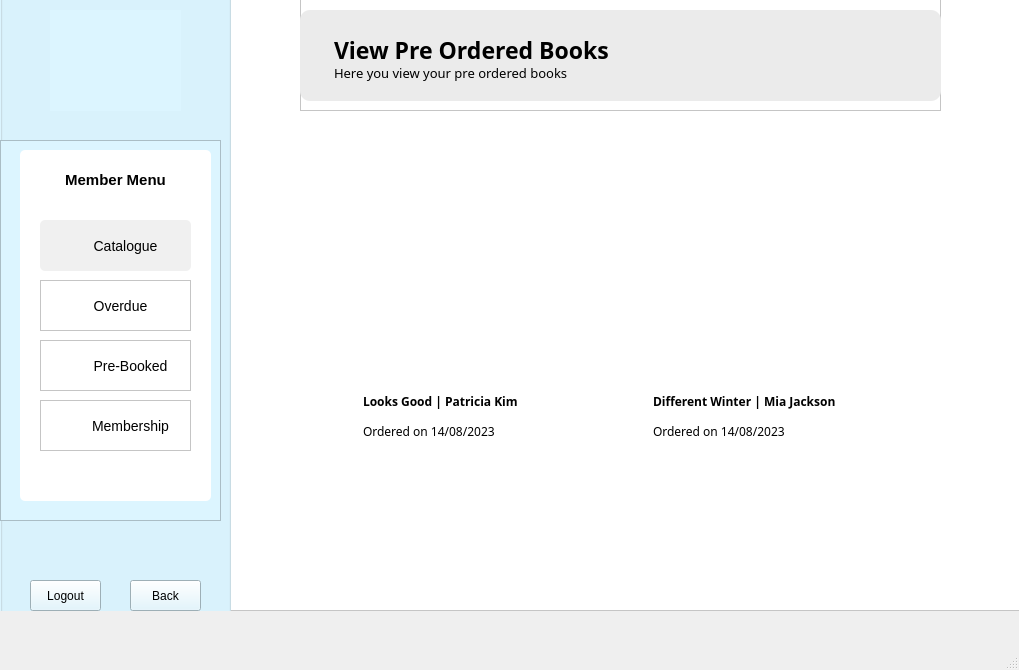
<?xml version="1.0" encoding="UTF-8"?>
<ui version="4.0">
 <class>MemberPreOrdered</class>
 <widget class="QMainWindow" name="MemberPreOrdered">
  <property name="geometry">
   <rect>
    <x>0</x>
    <y>0</y>
    <width>1019</width>
    <height>670</height>
   </rect>
  </property>
  <property name="windowTitle">
   <string>MainWindow</string>
  </property>
  <widget class="QWidget" name="centralwidget">
   <widget class="QFrame" name="frame">
    <property name="geometry">
     <rect>
      <x>0</x>
      <y>-30</y>
      <width>1021</width>
      <height>641</height>
     </rect>
    </property>
    <property name="styleSheet">
     <string notr="true">background: white;</string>
    </property>
    <property name="frameShape">
     <enum>QFrame::StyledPanel</enum>
    </property>
    <property name="frameShadow">
     <enum>QFrame::Raised</enum>
    </property>
    <widget class="QGroupBox" name="menuPanel">
     <property name="geometry">
      <rect>
       <x>0</x>
       <y>0</y>
       <width>231</width>
       <height>671</height>
      </rect>
     </property>
     <property name="styleSheet">
      <string notr="true">background: rgb(220, 245, 255);</string>
     </property>
     <property name="title">
      <string/>
     </property>
     <widget class="QLabel" name="logo">
      <property name="geometry">
       <rect>
        <x>50</x>
        <y>40</y>
        <width>131</width>
        <height>101</height>
       </rect>
      </property>
      <property name="text">
       <string/>
      </property>
      <property name="pixmap">
       <pixmap resource="Resources.qrc">:/images/logo.png</pixmap>
      </property>
      <property name="scaledContents">
       <bool>true</bool>
      </property>
     </widget>
     <widget class="QFrame" name="menu">
      <property name="geometry">
       <rect>
        <x>0</x>
        <y>170</y>
        <width>221</width>
        <height>381</height>
       </rect>
      </property>
      <property name="frameShape">
       <enum>QFrame::StyledPanel</enum>
      </property>
      <property name="frameShadow">
       <enum>QFrame::Raised</enum>
      </property>
      <widget class="QListWidget" name="listWidget_2">
       <property name="geometry">
        <rect>
         <x>20</x>
         <y>10</y>
         <width>191</width>
         <height>351</height>
        </rect>
       </property>
       <property name="styleSheet">
        <string notr="true">background: white;
border-radius: 5px;</string>
       </property>
       <property name="frameShadow">
        <enum>QFrame::Raised</enum>
       </property>
      </widget>
      <widget class="QFrame" name="catalogue_1">
       <property name="geometry">
        <rect>
         <x>40</x>
         <y>80</y>
         <width>151</width>
         <height>51</height>
        </rect>
       </property>
       <property name="styleSheet">
        <string notr="true">background: rgb(240, 240, 240);
border-radius: 5px;</string>
       </property>
       <property name="frameShape">
        <enum>QFrame::StyledPanel</enum>
       </property>
       <property name="frameShadow">
        <enum>QFrame::Raised</enum>
       </property>
       <widget class="QLabel" name="label_5">
        <property name="geometry">
         <rect>
          <x>10</x>
          <y>10</y>
          <width>31</width>
          <height>31</height>
         </rect>
        </property>
        <property name="text">
         <string/>
        </property>
        <property name="pixmap">
         <pixmap resource="Resources.qrc">:/images/Icons/books.png</pixmap>
        </property>
        <property name="scaledContents">
         <bool>true</bool>
        </property>
       </widget>
       <widget class="QPushButton" name="catalogue">
        <property name="geometry">
         <rect>
          <x>50</x>
          <y>10</y>
          <width>71</width>
          <height>31</height>
         </rect>
        </property>
        <property name="styleSheet">
         <string notr="true">QPushButton {
background: transparent;
font-size: 14px;
border: none;
}

QPushButton:hover {
	color: rgb(124, 204, 241);
}</string>
        </property>
        <property name="text">
         <string>Catalogue</string>
        </property>
        <property name="autoDefault">
         <bool>false</bool>
        </property>
       </widget>
      </widget>
      <widget class="QFrame" name="manageBooks_1">
       <property name="geometry">
        <rect>
         <x>40</x>
         <y>140</y>
         <width>151</width>
         <height>51</height>
        </rect>
       </property>
       <property name="styleSheet">
        <string notr="true">background: white;</string>
       </property>
       <property name="frameShape">
        <enum>QFrame::StyledPanel</enum>
       </property>
       <property name="frameShadow">
        <enum>QFrame::Raised</enum>
       </property>
       <widget class="QLabel" name="label_6">
        <property name="geometry">
         <rect>
          <x>10</x>
          <y>10</y>
          <width>31</width>
          <height>31</height>
         </rect>
        </property>
        <property name="text">
         <string/>
        </property>
        <property name="pixmap">
         <pixmap resource="Resources.qrc">:/images/Icons/overdue.png</pixmap>
        </property>
        <property name="scaledContents">
         <bool>true</bool>
        </property>
       </widget>
       <widget class="QPushButton" name="manageBooks">
        <property name="geometry">
         <rect>
          <x>50</x>
          <y>10</y>
          <width>61</width>
          <height>31</height>
         </rect>
        </property>
        <property name="styleSheet">
         <string notr="true">QPushButton {
background: transparent;
font-size: 14px;
border: none;
}

QPushButton:hover {
	color: rgb(124, 204, 241);
}</string>
        </property>
        <property name="text">
         <string>Overdue</string>
        </property>
       </widget>
      </widget>
      <widget class="QFrame" name="status_1">
       <property name="geometry">
        <rect>
         <x>40</x>
         <y>200</y>
         <width>151</width>
         <height>51</height>
        </rect>
       </property>
       <property name="styleSheet">
        <string notr="true">background: white;</string>
       </property>
       <property name="frameShape">
        <enum>QFrame::StyledPanel</enum>
       </property>
       <property name="frameShadow">
        <enum>QFrame::Raised</enum>
       </property>
       <widget class="QLabel" name="label_7">
        <property name="geometry">
         <rect>
          <x>10</x>
          <y>10</y>
          <width>31</width>
          <height>31</height>
         </rect>
        </property>
        <property name="text">
         <string/>
        </property>
        <property name="pixmap">
         <pixmap resource="Resources.qrc">:/images/Icons/book.png</pixmap>
        </property>
        <property name="scaledContents">
         <bool>true</bool>
        </property>
       </widget>
       <widget class="QPushButton" name="status">
        <property name="geometry">
         <rect>
          <x>50</x>
          <y>10</y>
          <width>81</width>
          <height>31</height>
         </rect>
        </property>
        <property name="styleSheet">
         <string notr="true">QPushButton {
background: transparent;
font-size: 14px;
border: none;
}

QPushButton:hover {
	color: rgb(124, 204, 241);
}</string>
        </property>
        <property name="text">
         <string>Pre-Booked</string>
        </property>
       </widget>
      </widget>
      <widget class="QFrame" name="membership_1">
       <property name="geometry">
        <rect>
         <x>40</x>
         <y>260</y>
         <width>151</width>
         <height>51</height>
        </rect>
       </property>
       <property name="styleSheet">
        <string notr="true">background: white;</string>
       </property>
       <property name="frameShape">
        <enum>QFrame::StyledPanel</enum>
       </property>
       <property name="frameShadow">
        <enum>QFrame::Raised</enum>
       </property>
       <widget class="QLabel" name="label_8">
        <property name="geometry">
         <rect>
          <x>10</x>
          <y>10</y>
          <width>31</width>
          <height>31</height>
         </rect>
        </property>
        <property name="text">
         <string/>
        </property>
        <property name="pixmap">
         <pixmap resource="Resources.qrc">:/images/Icons/user.png</pixmap>
        </property>
        <property name="scaledContents">
         <bool>true</bool>
        </property>
       </widget>
       <widget class="QPushButton" name="membership">
        <property name="geometry">
         <rect>
          <x>50</x>
          <y>10</y>
          <width>81</width>
          <height>31</height>
         </rect>
        </property>
        <property name="styleSheet">
         <string notr="true">QPushButton {
background: transparent;
font-size: 14px;
border: none;
}

QPushButton:hover {
	color: rgb(124, 204, 241);
}</string>
        </property>
        <property name="text">
         <string>Membership</string>
        </property>
       </widget>
      </widget>
      <widget class="QLabel" name="label">
       <property name="geometry">
        <rect>
         <x>20</x>
         <y>30</y>
         <width>191</width>
         <height>20</height>
        </rect>
       </property>
       <property name="layoutDirection">
        <enum>Qt::LeftToRight</enum>
       </property>
       <property name="styleSheet">
        <string notr="true">font-weight: bold;
background: white;
font-size: 15px;
</string>
       </property>
       <property name="text">
        <string>Member Menu</string>
       </property>
       <property name="alignment">
        <set>Qt::AlignCenter</set>
       </property>
      </widget>
     </widget>
     <widget class="QPushButton" name="back">
      <property name="geometry">
       <rect>
        <x>130</x>
        <y>610</y>
        <width>71</width>
        <height>31</height>
       </rect>
      </property>
      <property name="styleSheet">
       <string notr="true">/*QPushButton {
background: white;
}*/

QPushButton:hover {
	color: rgb(106, 146, 255);
}</string>
      </property>
      <property name="text">
       <string>Back</string>
      </property>
      <property name="icon">
       <iconset theme="go-previous">
        <normaloff>.</normaloff>.</iconset>
      </property>
     </widget>
     <widget class="QPushButton" name="logout">
      <property name="geometry">
       <rect>
        <x>30</x>
        <y>610</y>
        <width>71</width>
        <height>31</height>
       </rect>
      </property>
      <property name="styleSheet">
       <string notr="true">QPushButton:hover {
	color: rgb(106, 146, 255);
}</string>
      </property>
      <property name="text">
       <string>Logout</string>
      </property>
     </widget>
    </widget>
    <widget class="QFrame" name="heading">
     <property name="geometry">
      <rect>
       <x>300</x>
       <y>20</y>
       <width>641</width>
       <height>121</height>
      </rect>
     </property>
     <property name="frameShape">
      <enum>QFrame::StyledPanel</enum>
     </property>
     <property name="frameShadow">
      <enum>QFrame::Raised</enum>
     </property>
     <widget class="QPlainTextEdit" name="plainTextEdit_2">
      <property name="geometry">
       <rect>
        <x>0</x>
        <y>20</y>
        <width>641</width>
        <height>91</height>
       </rect>
      </property>
      <property name="styleSheet">
       <string notr="true">background: rgb(235, 235, 235);
border-radius: 10px;</string>
      </property>
      <property name="frameShadow">
       <enum>QFrame::Raised</enum>
      </property>
      <property name="plainText">
       <string/>
      </property>
     </widget>
     <widget class="QPlainTextEdit" name="plainTextEdit_3">
      <property name="geometry">
       <rect>
        <x>30</x>
        <y>40</y>
        <width>411</width>
        <height>41</height>
       </rect>
      </property>
      <property name="styleSheet">
       <string notr="true">font-family: Baloo 2;
font-weight: bold;
font-size: 23px;
background: transparent;</string>
      </property>
      <property name="frameShape">
       <enum>QFrame::NoFrame</enum>
      </property>
      <property name="plainText">
       <string>View Pre Ordered Books</string>
      </property>
     </widget>
     <widget class="QPlainTextEdit" name="plainTextEdit_4">
      <property name="geometry">
       <rect>
        <x>30</x>
        <y>70</y>
        <width>411</width>
        <height>31</height>
       </rect>
      </property>
      <property name="styleSheet">
       <string notr="true">background: transparent;
font-family: Baloo 2;
font-size: 13px;</string>
      </property>
      <property name="frameShape">
       <enum>QFrame::NoFrame</enum>
      </property>
      <property name="plainText">
       <string>Here you view your pre ordered books</string>
      </property>
     </widget>
    </widget>
    <widget class="QScrollArea" name="scrollArea">
     <property name="geometry">
      <rect>
       <x>290</x>
       <y>170</y>
       <width>651</width>
       <height>431</height>
      </rect>
     </property>
     <property name="styleSheet">
      <string notr="true">/* VERTICAL SCROLL*/

QScrollBar::handle:vertical {
border: none;
border-radius: 5px;
background: rgb(215, 242, 255);
margin: 15px 0 15px 0;
width: 14px;
}

/* SCROLL BUTTON - TOP*/

QScrollBar::sub-line:vertical {
border:none;
background: rgb(215, 242, 255);
height: 15px;
border-top-left-radius: 7px;
border-top-right-radius: 7px;
subcontrol-position: top;
subcontrol-origin: margin; 
}


/* SCROLL BUTTON - BOTTOM*/

QScrollBar::add-line:vertical {
border:none;
background: rgb(215, 242, 255);
height: 15px;
border-bottom-left-radius: 7px;
border-bottom-right-radius: 7px;
subcontrol-position: bottom;
subcontrol-origin: margin; 
}

</string>
     </property>
     <property name="frameShape">
      <enum>QFrame::NoFrame</enum>
     </property>
     <property name="widgetResizable">
      <bool>true</bool>
     </property>
     <widget class="QWidget" name="scrollAreaWidgetContents">
      <property name="geometry">
       <rect>
        <x>0</x>
        <y>0</y>
        <width>651</width>
        <height>431</height>
       </rect>
      </property>
      <property name="styleSheet">
       <string notr="true">border-style: none;</string>
      </property>
      <layout class="QVBoxLayout" name="verticalLayout_3">
       <item>
        <widget class="QFrame" name="frame_73">
         <property name="frameShape">
          <enum>QFrame::StyledPanel</enum>
         </property>
         <property name="frameShadow">
          <enum>QFrame::Raised</enum>
         </property>
         <widget class="QFrame" name="frame_74">
          <property name="geometry">
           <rect>
            <x>60</x>
            <y>240</y>
            <width>191</width>
            <height>51</height>
           </rect>
          </property>
          <property name="frameShape">
           <enum>QFrame::StyledPanel</enum>
          </property>
          <property name="frameShadow">
           <enum>QFrame::Raised</enum>
          </property>
          <widget class="QPlainTextEdit" name="plainTextEdit_80">
           <property name="geometry">
            <rect>
             <x>0</x>
             <y>30</y>
             <width>191</width>
             <height>21</height>
            </rect>
           </property>
           <property name="styleSheet">
            <string notr="true">font-family: Baloo 2;
background: white;</string>
           </property>
           <property name="frameShape">
            <enum>QFrame::NoFrame</enum>
           </property>
           <property name="verticalScrollBarPolicy">
            <enum>Qt::ScrollBarAlwaysOff</enum>
           </property>
           <property name="plainText">
            <string>Ordered on 14/08/2023</string>
           </property>
          </widget>
          <widget class="QPlainTextEdit" name="plainTextEdit_79">
           <property name="geometry">
            <rect>
             <x>0</x>
             <y>0</y>
             <width>191</width>
             <height>21</height>
            </rect>
           </property>
           <property name="styleSheet">
            <string notr="true">font-weight: bold;
font-family: Baloo 2;
background: white;</string>
           </property>
           <property name="frameShape">
            <enum>QFrame::NoFrame</enum>
           </property>
           <property name="verticalScrollBarPolicy">
            <enum>Qt::ScrollBarAlwaysOff</enum>
           </property>
           <property name="tabChangesFocus">
            <bool>false</bool>
           </property>
           <property name="lineWrapMode">
            <enum>QPlainTextEdit::WidgetWidth</enum>
           </property>
           <property name="plainText">
            <string>Looks Good | Patricia Kim</string>
           </property>
           <property name="textInteractionFlags">
            <set>Qt::TextSelectableByKeyboard|Qt::TextSelectableByMouse</set>
           </property>
          </widget>
         </widget>
         <widget class="QLabel" name="label_43">
          <property name="geometry">
           <rect>
            <x>370</x>
            <y>20</y>
            <width>181</width>
            <height>211</height>
           </rect>
          </property>
          <property name="text">
           <string/>
          </property>
          <property name="pixmap">
           <pixmap resource="Resources.qrc">:/images/book-covers/book14.png</pixmap>
          </property>
          <property name="scaledContents">
           <bool>true</bool>
          </property>
         </widget>
         <widget class="QLabel" name="label_44">
          <property name="geometry">
           <rect>
            <x>70</x>
            <y>20</y>
            <width>181</width>
            <height>211</height>
           </rect>
          </property>
          <property name="text">
           <string/>
          </property>
          <property name="pixmap">
           <pixmap resource="Resources.qrc">:/images/book-covers/book14.png</pixmap>
          </property>
          <property name="scaledContents">
           <bool>true</bool>
          </property>
         </widget>
         <widget class="QFrame" name="frame_75">
          <property name="geometry">
           <rect>
            <x>350</x>
            <y>240</y>
            <width>231</width>
            <height>51</height>
           </rect>
          </property>
          <property name="frameShape">
           <enum>QFrame::StyledPanel</enum>
          </property>
          <property name="frameShadow">
           <enum>QFrame::Raised</enum>
          </property>
          <widget class="QPlainTextEdit" name="plainTextEdit_83">
           <property name="geometry">
            <rect>
             <x>0</x>
             <y>30</y>
             <width>191</width>
             <height>21</height>
            </rect>
           </property>
           <property name="styleSheet">
            <string notr="true">font-family: Baloo 2;
background: white;</string>
           </property>
           <property name="frameShape">
            <enum>QFrame::NoFrame</enum>
           </property>
           <property name="verticalScrollBarPolicy">
            <enum>Qt::ScrollBarAlwaysOff</enum>
           </property>
           <property name="plainText">
            <string>Ordered on 14/08/2023</string>
           </property>
          </widget>
          <widget class="QPlainTextEdit" name="plainTextEdit_84">
           <property name="geometry">
            <rect>
             <x>0</x>
             <y>0</y>
             <width>221</width>
             <height>21</height>
            </rect>
           </property>
           <property name="styleSheet">
            <string notr="true">font-weight: bold;
font-family: Baloo 2;
background: white;</string>
           </property>
           <property name="frameShape">
            <enum>QFrame::NoFrame</enum>
           </property>
           <property name="verticalScrollBarPolicy">
            <enum>Qt::ScrollBarAlwaysOff</enum>
           </property>
           <property name="tabChangesFocus">
            <bool>false</bool>
           </property>
           <property name="lineWrapMode">
            <enum>QPlainTextEdit::WidgetWidth</enum>
           </property>
           <property name="plainText">
            <string>Different Winter | Mia Jackson</string>
           </property>
           <property name="textInteractionFlags">
            <set>Qt::TextSelectableByKeyboard|Qt::TextSelectableByMouse</set>
           </property>
          </widget>
         </widget>
        </widget>
       </item>
      </layout>
     </widget>
    </widget>
   </widget>
  </widget>
  <widget class="QMenuBar" name="menubar">
   <property name="geometry">
    <rect>
     <x>0</x>
     <y>0</y>
     <width>1019</width>
     <height>25</height>
    </rect>
   </property>
  </widget>
  <widget class="QStatusBar" name="statusbar"/>
 </widget>
 <resources>
  <include location="Resources.qrc"/>
 </resources>
 <connections/>
</ui>
